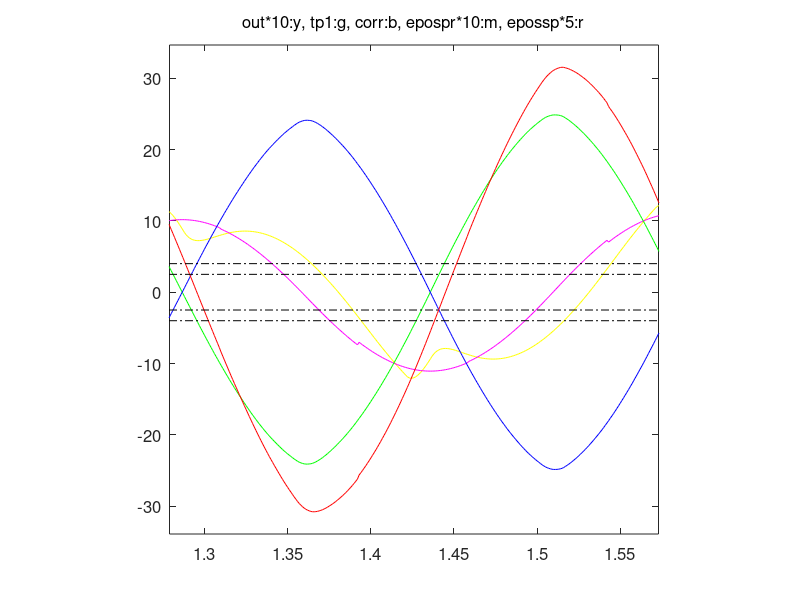

The MATLAB source for this figure:
function fig = usewhichpos2()% This is the machine-generated representation of a Handle Graphics object% and its children.  Note that handle values may change when these objects% are re-created. This may cause problems with any callbacks written to% depend on the value of the handle at the time the object was saved.%% To reopen this object, just type the name of the M-file at the MATLAB% prompt. The M-file and its associated MAT-file must be on your path.load usewhichpos2h0 = figure('Position',[296 390 560 420], ...	'Tag','hotWind', ...	'UserData',[6703.001098632812 6706.000854492188 6705.0009765625 6704.0009765625 6696.001220703125]);h1 = axes('Parent',h0, ...	'Box','on', ...	'CameraUpVector',[0 1 0], ...	'ColorOrder',mat0, ...	'FontSize',12, ...	'NextPlot','add', ...	'Position',[0.13 0.11 0.7749999999999999 0.8149999999999999], ...	'UserData',mat1, ...	'XLim',[1.279 1.573], ...	'XLimMode','manual', ...	'YLim',[-33.90075644692742 34.65133002309842], ...	'YLimMode','manual');h2 = line('Parent',h1, ...	'Color',[1 1 0], ...	'Tag','6696.00122070312', ...	'XData',mat2, ...	'YData',mat3);h2 = line('Parent',h1, ...	'Color',[1 0 1], ...	'Tag','6704.0009765625', ...	'XData',mat4, ...	'YData',mat5);h2 = line('Parent',h1, ...	'Color',[0 1 0], ...	'Tag','6705.0009765625', ...	'XData',mat6, ...	'YData',mat7);h2 = line('Parent',h1, ...	'Color',[0 0 1], ...	'Tag','6706.00085449219', ...	'XData',mat8, ...	'YData',mat9);h2 = text('Parent',h1, ...	'FontSize',12, ...	'HandleVisibility','off', ...	'HorizontalAlignment','center', ...	'Position',[1.424981524249423 -37.51934165648889 17.32050807568877], ...	'UserData',0.001, ...	'VerticalAlignment','cap');set(get(h2,'Parent'),'XLabel',h2);h2 = text('Parent',h1, ...	'FontSize',12, ...	'HandleVisibility','off', ...	'HorizontalAlignment','center', ...	'Position',[1.261346420323326 0.07373802062204504 17.32050807568877], ...	'Rotation',90, ...	'VerticalAlignment','baseline');set(get(h2,'Parent'),'YLabel',h2);h2 = text('Parent',h1, ...	'FontSize',12, ...	'HandleVisibility','off', ...	'HorizontalAlignment','right', ...	'Position',mat10, ...	'Visible','off');set(get(h2,'Parent'),'ZLabel',h2);h2 = text('Parent',h1, ...	'FontSize',12, ...	'HandleVisibility','off', ...	'HorizontalAlignment','center', ...	'Position',[1.425660508083141 35.65649258130993 17.32050807568877], ...	'String','out*10:y, tp1:g, corr:b, epospr*10:m, epossp*5:r', ...	'VerticalAlignment','bottom');set(get(h2,'Parent'),'Title',h2);h2 = line('Parent',h1, ...	'Color',[1 0 0], ...	'Tag','6703.00109863281', ...	'XData',mat11, ...	'YData',mat12);h2 = line('Parent',h1, ...	'LineStyle','-.', ...	'XData',[0 4], ...	'YData',[4 4]);h2 = line('Parent',h1, ...	'LineStyle','-.', ...	'XData',[0 4], ...	'YData',[-4 -4]);h2 = line('Parent',h1, ...	'LineStyle','-.', ...	'XData',[0 4], ...	'YData',[2.5 2.5]);h2 = line('Parent',h1, ...	'LineStyle','-.', ...	'XData',[0 4], ...	'YData',[-2.5 -2.5]);if nargout > 0, fig = h0; end